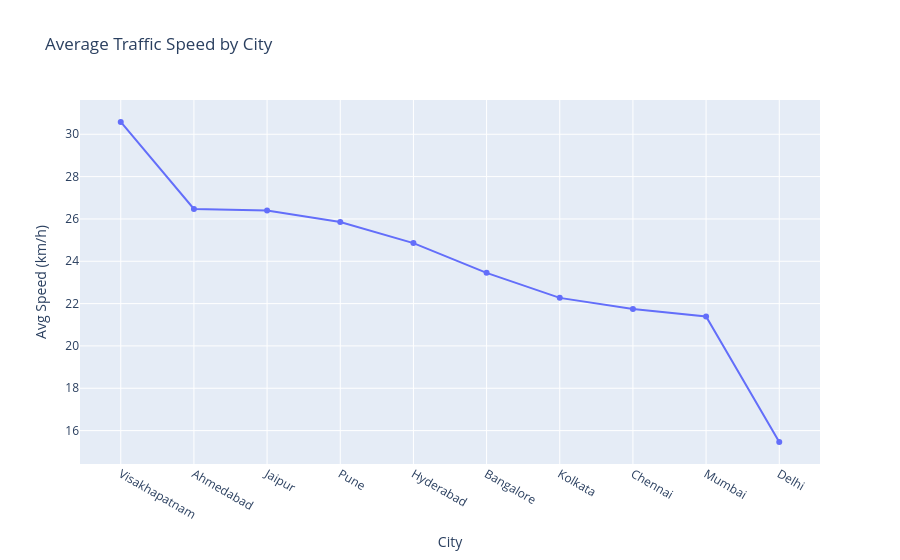

Notebook code cell kept with this figure:
### Markdown cell above
### 3.1 Line Chart — Average traffic speed by city (aggregated across areas)

### Code cell
city_speed = df.groupby("city", as_index=False)["avg_traffic_speed_kmph"].mean()
city_speed = city_speed.sort_values("avg_traffic_speed_kmph", ascending=False)

fig = px.line(
    city_speed, x="city", y="avg_traffic_speed_kmph",
    markers=True, title="Average Traffic Speed by City"
)
fig.update_layout(xaxis_title="City", yaxis_title="Avg Speed (km/h)")
fig.show()

### Figure 1 — Plotly figure (JSON) as saved in the notebook; plotly's stock layout.template omitted (floating-point values rounded to 4 significant figures)
{"data": [{"hovertemplate": "city=%{x}<br>avg_traffic_speed_kmph=%{y}<extra></extra>", "legendgroup": "", "line": {"color": "#636efa", "dash": "solid"}, "marker": {"symbol": "circle"}, "mode": "lines+markers", "name": "", "orientation": "v", "showlegend": false, "type": "scatter", "x": ["Visakhapatnam", "Ahmedabad", "Jaipur", "Pune", "Hyderabad", "Bangalore", "Kolkata", "Chennai", "Mumbai", "Delhi"], "xaxis": "x", "y": [30.58, 26.47, 26.4, 25.86, 24.86, 23.45, 22.27, 21.75, 21.39, 15.46], "yaxis": "y"}], "layout": {"legend": {"tracegroupgap": 0}, "title": {"text": "Average Traffic Speed by City"}, "xaxis": {"anchor": "y", "domain": [0, 1], "title": {"text": "City"}}, "yaxis": {"anchor": "x", "domain": [0, 1], "title": {"text": "Avg Speed (km/h)"}}}}
